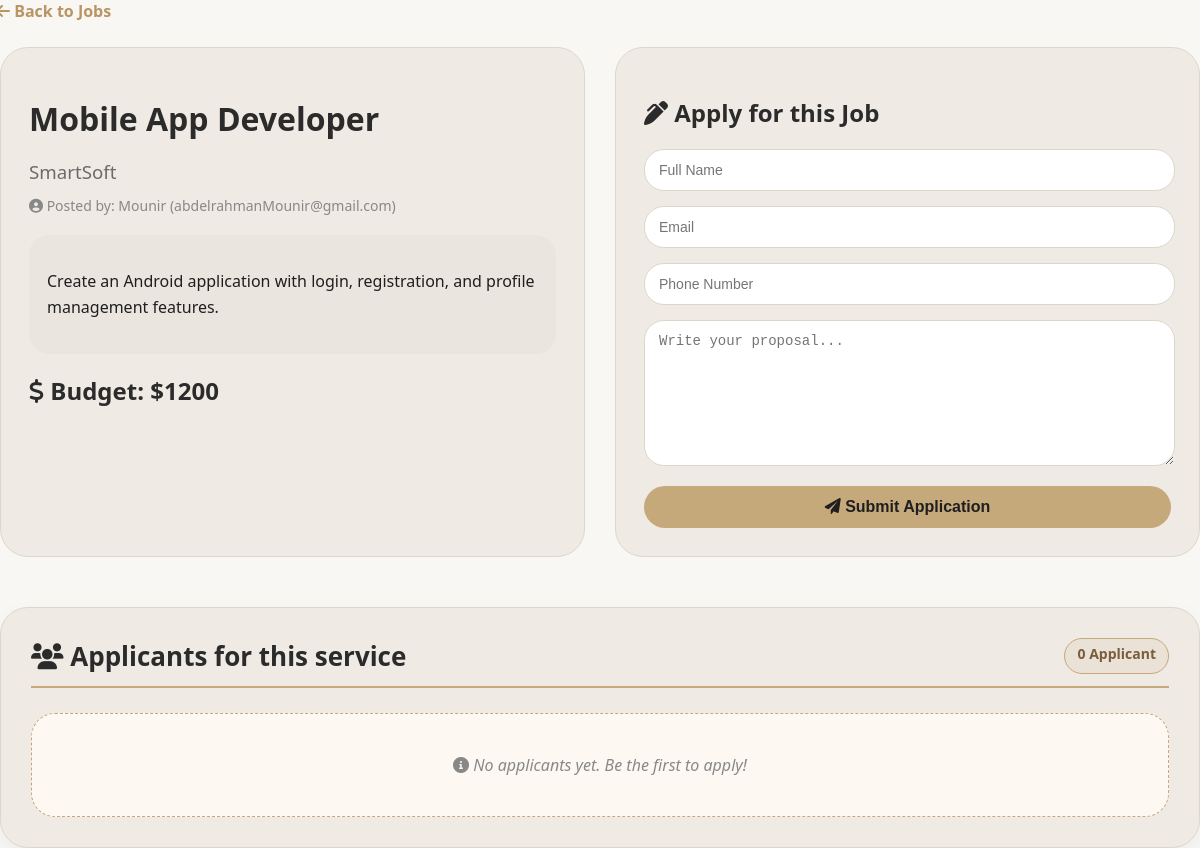
The page /jobs/4/ on the database its author committed.
### apps/jobs/models.py (models this page shows, shortened)
class Job(models.Model):
    user = models.ForeignKey(settings.AUTH_USER_MODEL, on_delete=models.CASCADE)
    title = models.CharField(max_length=100)
    description = models.TextField()
    budget = models.IntegerField()
    company = models.CharField(max_length=100)
    created_at = models.DateTimeField(auto_now_add=True)

### apps/accounts/models.py (models this page shows, shortened)
class CustomUser(AbstractUser):
    phone_number = models.CharField(max_length=15, blank=True, null=True)
    user_type = models.CharField(
        max_length=10,
        choices=[('freelancer', 'مستقل')],  # فقط مستقل
        default='freelancer'
    )

### apps/jobs/views.py (the view)
# urls.py: path('<int:id>/', views.job_details, name='job_details'),
def job_details(request, id):
    job = get_object_or_404(Job, id=id)
    applications = Application.objects.filter(job=job)
    return render(request, 'jobs/job_details.html', {
        'job': job,
        'applications': applications
    })

### Frontend/templates/jobs/job_details.html (shortened to what this page needs)
{% load static %}
<!DOCTYPE html>
<html lang="en">
<head>
    <link rel="stylesheet" href="https://cdnjs.cloudflare.com/ajax/libs/font-awesome/6.0.0-beta3/css/all.min.css">
    <link rel="stylesheet" href="{% static 'css/jobs/job_details.css' %}">
</head>
<body>
<div class="main-container">
    <a href="/jobs/" class="back-arrow"><i class="fas fa-arrow-left"></i> Back to Jobs</a>
    <div class="two-columns">
        <div class="job-card">
            <div class="job-header">
                <h1>{{ job.title }}</h1>
                <h3>{{ job.company }}</h3>
                <p class="posted-by"><i class="fas fa-user-circle"></i> Posted by: {{ job.user.username }} ({{ job.user.email }})</p>
            </div>
            <div class="job-description">
                <p>{{ job.description }}</p>
            </div>
            <div class="job-budget">
                <h2><i class="fas fa-dollar-sign"></i> Budget: ${{ job.budget }}</h2>
            </div>
        </div>
        <div class="apply-card">
            <h2><i class="fas fa-pen-alt"></i> Apply for this Job</h2>
            <form method="POST" action="/jobs/apply/{{ job.id }}/" id="applyForm">
                <input type="text" name="full_name" placeholder="Full Name" required>
                <input type="email" name="email" placeholder="Email" required>
                <input type="number" name="phone" placeholder="Phone Number">
                <textarea name="message" placeholder="Write your proposal..." required></textarea>
                <button type="submit"><i class="fas fa-paper-plane"></i> Submit Application</button>
            </form>
        </div>
    </div>
    <div class="applicants-section">
        <div class="section-header">
            <h2><i class="fas fa-users"></i> Applicants for this service</h2>
            <span class="applicants-count">{{ applications|length }} Applicant</span>
        </div>
        {% if applications %}
            <div class="applicants-grid">
                {% for app in applications %}
                    <div class="applicant-card">
                        <div class="applicant-header">
                            <h3 class="applicant-name">{{ app.full_name }}</h3>
                            <div class="applicant-icons">
                                <i class="fas fa-envelope"></i>
                            </div>
                        </div>
                        <div class="applicant-details">
                            <p><i class="fas fa-envelope"></i> <span class="detail-label">Email:</span> {{ app.email }}</p>
                            {% if app.phone %}
                                <p><i class="fas fa-phone-alt"></i> <span class="detail-label">Phone:</span> {{ app.phone }}</p>
                            {% endif %}
                            <div class="applicant-message">
                                <i class="fas fa-comment-dots"></i> <span class="detail-label">Message:</span>
                                <p>{{ app.message|linebreaksbr }}</p>
                            </div>
                        </div>
                    </div>
                {% endfor %}
            </div>
        {% else %}
            <div class="no-applicants">
                <i class="fas fa-info-circle"></i> No applicants yet. Be the first to apply!
            </div>
        {% endif %}
    </div>
</div>
</body>
</html>

### Frontend/static/css/jobs/job_details.css (style rules this page uses)
body { font-family: 'Segoe UI', Arial, sans-serif; background: #F8F7F4; color: #1F1F1F; padding: 40px 20px; margin: 0; padding: 0; }
.main-container { max-width: 1200px; margin: 0 auto; position: relative; }
.back-arrow { display: inline-block; margin-bottom: 25px; font-size: 16px; text-decoration: none; color: #C6A97A; font-weight: bold; transition: 0.2s; }
.two-columns { display: flex; gap: 30px; margin-bottom: 50px; }
.job-card, .apply-card { flex: 1; min-width: 280px; background: #EFEAE3; border: 1px solid #DDD6CC; border-radius: 28px; padding: 28px; }
.job-header h1 { font-size: 32px; color: #2B2B2B; margin-bottom: 8px; }
.job-header h3 { color: #6B6B6B; font-weight: normal; margin-bottom: 12px; }
.posted-by { font-size: 14px; color: #888; margin: 10px 0 5px; }
.job-description { margin: 20px 0; line-height: 1.6; background: rgba(0, 0, 0, 0.02); padding: 18px; border-radius: 20px; }
.job-budget h2 { color: #2B2B2B; font-size: 24px; margin: 15px 0; }
.apply-card h2 { margin-bottom: 20px; color: #2B2B2B; }
.apply-card input, .apply-card textarea { width: 95%; padding: 12px 14px; margin-bottom: 15px; border: 1px solid #DDD6CC; border-radius: 20px; font-size: 14px; background: white; }
.apply-card textarea { min-height: 120px; }
.apply-card button { background: #C6A97A; color: #1F1F1F; border: none; padding: 12px 24px; font-size: 16px; font-weight: bold; border-radius: 40px; cursor: pointer; width: 100%; transition: 0.2s; }
.applicants-section { background: #EFEAE3; border-radius: 28px; border: 1px solid #DDD6CC; padding: 30px; margin-top: 40px; box-shadow: 0 8px 20px rgba(0, 0, 0, 0.05); }
.section-header { display: flex; justify-content: space-between; margin-bottom: 25px; padding-bottom: 12px; border-bottom: 2px solid #C6A97A; }
.section-header h2 { font-size: 26px; color: #2B2B2B; margin: 0; }
.applicants-count { background: #C6A97A20; color: #7A5D3C; padding: 5px 12px; border-radius: 40px; font-size: 14px; font-weight: bold; border: 1px solid #C6A97A; }
.no-applicants { text-align: center; padding: 40px; color: #888; font-style: italic; background: #FDF9F2; border-radius: 24px; border: 1px dashed #C6A97A; }

### rows shown on the page
Job: title "Mobile App Developer", company "SmartSoft", user.username "Mounir", user.email "abdelrahmanMounir@gmail.com", description "Create an Android application with login, registration, and profile management features.", budget "1200"

### other values the page prints
{{ applications|length }} "0"
